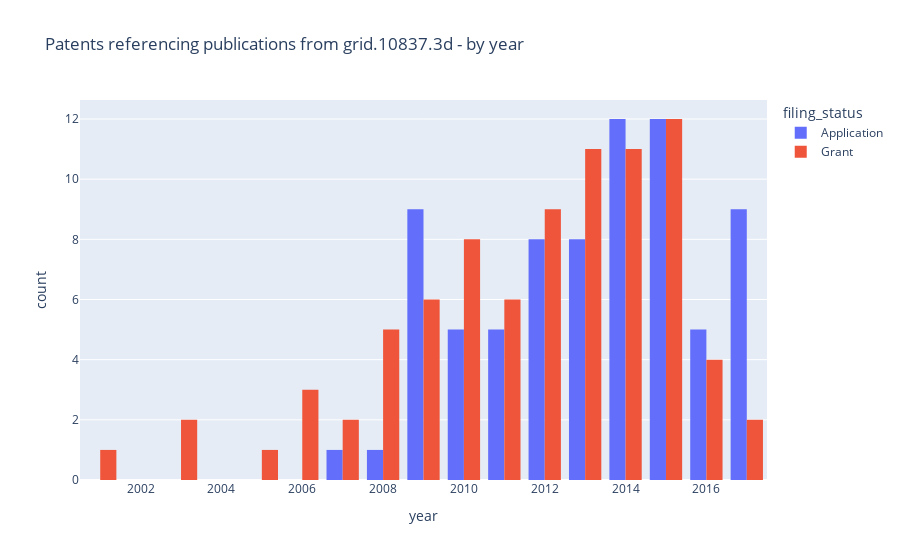

This figure's notebook cell:
### Markdown cell above
###  How many patents per year?

### Code cell
px.histogram(patents, x="year", 
             color="filing_status", 
             barmode="group", 
             title=f"Patents referencing publications from {GRIDID} - by year")

### Figure 1 — Plotly figure (JSON) as saved in the notebook; plotly's stock layout.template omitted (floating-point values rounded to 4 significant figures)
{"data": [{"alignmentgroup": "True", "bingroup": "x", "hovertemplate": "filing_status=Application<br>year=%{x}<br>count=%{y}<extra></extra>", "legendgroup": "Application", "marker": {"color": "#636efa"}, "name": "Application", "offsetgroup": "Application", "orientation": "v", "showlegend": true, "type": "histogram", "x": [2014, 2017, 2015, 2016, 2015, 2013, 2013, 2016, 2014, 2013, 2014, 2015, 2015, 2009, 2014, 2009, 2015, 2015, 2013, 2017, 2017, 2016, 2014, 2015, 2015, 2014, 2012, 2013, 2017, 2016, 2012, 2017, 2014, 2012, 2013, 2011, 2017, 2010, 2015, 2014, 2009, 2017, 2011, 2014, 2009, 2015, 2010, 2015, 2009, 2014, 2009, 2009, 2012, 2012, 2013, 2010, 2009, 2012, 2016, 2015, 2009, 2008, 2012, 2007, 2012, 2010, 2013, 2011, 2011, 2014, 2017, 2017, 2014, 2011, 2010], "xaxis": "x", "yaxis": "y"}, {"alignmentgroup": "True", "bingroup": "x", "hovertemplate": "filing_status=Grant<br>year=%{x}<br>count=%{y}<extra></extra>", "legendgroup": "Grant", "marker": {"color": "#EF553B"}, "name": "Grant", "offsetgroup": "Grant", "orientation": "v", "showlegend": true, "type": "histogram", "x": [2014, 2016, 2015, 2013, 2013, 2017, 2014, 2009, 2009, 2014, 2015, 2015, 2016, 2014, 2013, 2015, 2010, 2012, 2015, 2009, 2012, 2010, 2015, 2014, 2013, 2014, 2011, 2003, 2008, 2010, 2014, 2012, 2005, 2012, 2014, 2013, 2010, 2012, 2013, 2012, 2016, 2015, 2013, 2013, 2014, 2010, 2015, 2013, 2014, 2009, 2013, 2010, 2011, 2015, 2011, 2015, 2013, 2010, 2017, 2008, 2007, 2012, 2012, 2008, 2008, 2009, 2014, 2006, 2008, 2016, 2015, 2011, 2006, 2011, 2003, 2011, 2001, 2015, 2010, 2009, 2006, 2007, 2012], "xaxis": "x", "yaxis": "y"}], "layout": {"autosize": true, "barmode": "group", "legend": {"title": {"text": "filing_status"}, "tracegroupgap": 0}, "title": {"text": "Patents referencing publications from grid.10837.3d - by year"}, "xaxis": {"anchor": "y", "autorange": true, "domain": [0, 1], "range": [2000.0, 2018.0], "title": {"text": "year"}, "type": "linear"}, "yaxis": {"anchor": "x", "autorange": true, "domain": [0, 1], "range": [0, 12.63], "title": {"text": "count"}}}}
